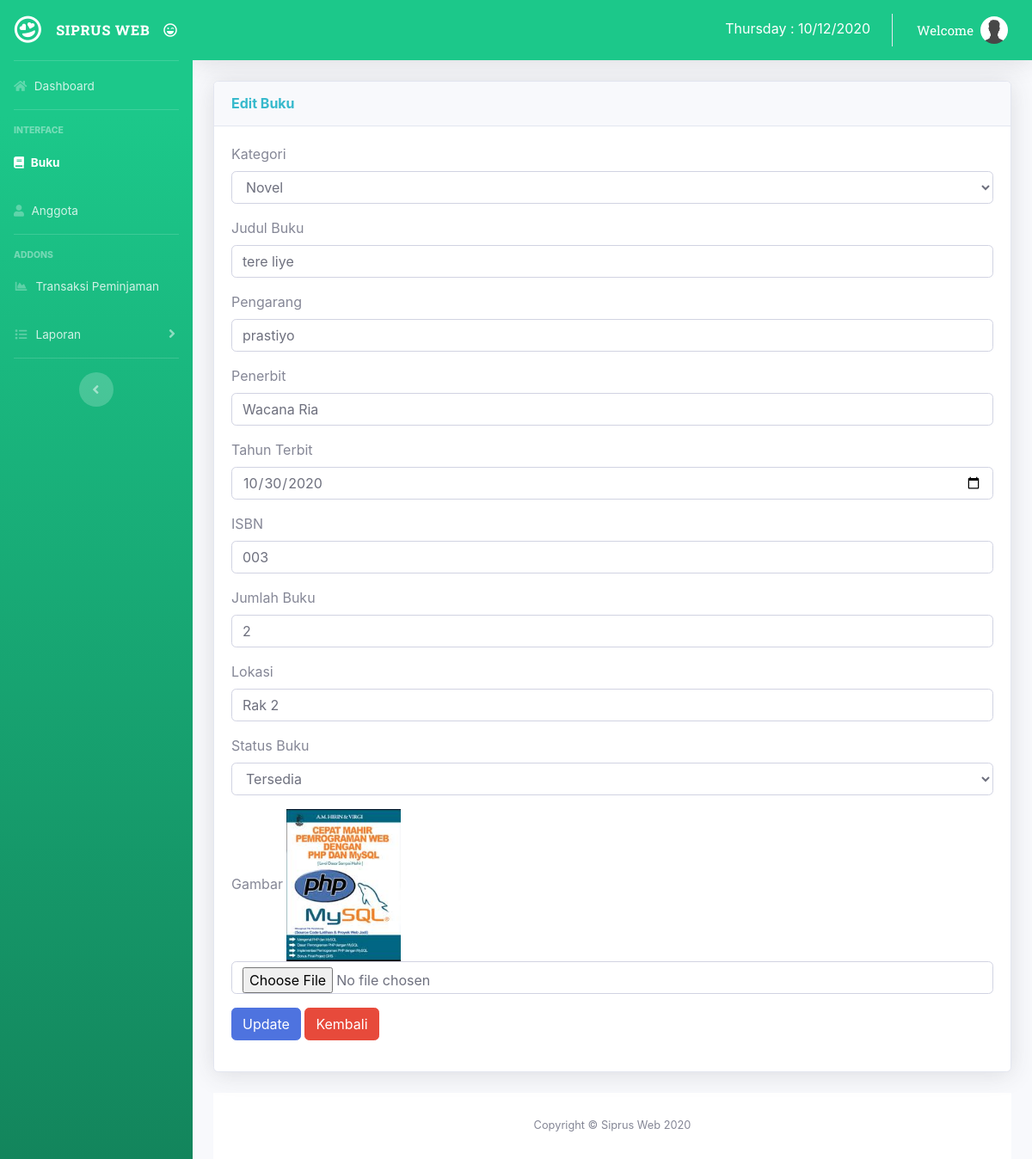
Page /admin/edit_buku/3 on the committed database.
### tables this page shows
CREATE TABLE `buku` (
  `id_buku` int(5) NOT NULL,
  `id_kategori` int(5) NOT NULL,
  `judul_buku` varchar(50) NOT NULL,
  `pengarang` varchar(35) NOT NULL,
  `thn_terbit` date NOT NULL,
  `penerbit` varchar(50) NOT NULL,
  `isbn` varchar(20) NOT NULL,
  `jumlah_buku` int(3) NOT NULL,
  `lokasi` enum('Rak 1','Rak 2','Rak 3') NOT NULL,
  `gambar` varchar(220) NOT NULL,
  `tgl_input` date NOT NULL,
  `status_buku` enum('1','0') NOT NULL
);

CREATE TABLE `kategori` (
  `id_kategori` int(11) NOT NULL,
  `nama_kategori` varchar(50) NOT NULL
);

### application/controllers/Admin.php (called while the page is built, shortened)
<?php
class Admin extends CI_Controller
{
  function edit_buku($id)
  {
    $data['title'] = 'Edit Data Buku';
    $data['user'] = $this->db->get_where('user', ['email' => $this->session->userdata('email')])->row_array();
    $data['buku'] = $this->db->query("select * from buku B, kategori K where
B.id_kategori=K.id_kategori and B.id_buku='$id'")->result();
    $data['kategori'] = $this->M_perpus->get_data('kategori')->result();
    $this->load->view('admin/header', $data);
    $this->load->view('admin/editbuku', $data);
    $this->load->view('admin/footer');
  }
}

### index.php (called while the page is built, shortened)
<?php
require_once BASEPATH.'core/CodeIgniter.php';

### application/views/admin/editbuku.php (the view, shortened to what this page needs)
<div class="container-fluid">
  <div class="card shadow mb-4">
    <div class="card-header py-3">
      <h6 class="m-0 font-weight-bold text-info">Edit Buku</h6>
    </div>
    <div class="card-body">
      <?php foreach ($buku as $b) { ?>
        <form action="<?php echo base_url() . 'admin/update_buku' ?>" method="post" enctype="multipart/form-data">
          <div class="form-group">
            <label>Kategori</label>
            <select name="id_kategori" class="form-control">
              <option value="<?php echo $b->id_kategori; ?>"><?php echo
                                                                $b->nama_kategori; ?></option>
            </select>
          </div>
          <div class="form-group">
            <label>Judul Buku</label>
            <input type="text" name="judul_buku" class="form-control" value="<?php
                                                                              echo $b->judul_buku; ?>">
          </div>
          <div class="form-group">
            <label>Pengarang</label>
            <input type="text" name="pengarang" class="form-control" value="<?php
                                                                            echo $b->pengarang; ?>">
          </div>
          <div class="form-group">
            <label>Penerbit</label>
            <input type="text" name="penerbit" class="form-control" value="<?php
                                                                            echo $b->penerbit; ?>">
          </div>
          <div class="form-group">
            <label>Tahun Terbit</label>
            <input type="date" name="thn_terbit" class="form-control" value="<?php
                                                                              echo $b->thn_terbit; ?>">
          </div>
          <div class="form-group">
            <label>ISBN</label>
            <input type="text" name="isbn" class="form-control" value="<?php echo
                                                                          $b->isbn; ?>">
          </div>
          <div class="form-group">
            <label>Jumlah Buku</label>
            <input type="text" name="jumlah_buku" class="form-control" value="<?php echo $b->jumlah_buku; ?>">
          </div>
          <div class="form-group">
            <label>Lokasi</label>
            <input type="text" name="lokasi" class="form-control" value="<?php echo
                                                                            $b->lokasi; ?>">
          </div>
          <div class="form-group">
            <label>Status Buku</label>
            <select name="status_buku" class="form-control">
              <option <?php if ($b->status_buku == "1") {
                        echo "selected='selected'";
                      }
                      echo $b->status_buku; ?> value="1">Tersedia</option>
            </select>
          </div>
          <div class="form-group">
            <label>Gambar</label>
            <?php
            if (isset($b->gambar)) {
              echo '<img src="' . base_url() . 'asset/Upload/' . $b->gambar . '"
width="15%">';
            } ?>
            <input name="foto" type="file" class="form-control">
          </div>
          <div class="form-group">
            <button type="submit" value="Update" class="btn btn-primary">Update</button>
            <button type="button" value="Kembali" class="btn btn-danger" onclick="window.history.go(-1)">Kembali</button>
        </form>
      <?php } ?>
    </div>
  </div>
</div>

### rows in the picture
buku: id_kategori "Novel", judul_buku "tere liye", pengarang "prastiyo", penerbit "Wacana Ria", thn_terbit "10/30/2020", isbn "003", jumlah_buku "2", lokasi "Rak 2", status_buku "Tersedia", gambar (picture)
